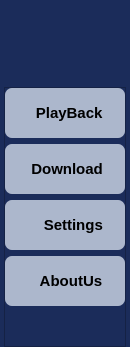
        <widget class="QFrame" name="toggle_frame">
         <property name="minimumSize">
          <size>
           <width>130</width>
           <height>0</height>
          </size>
         </property>
         <property name="maximumSize">
          <size>
           <width>130</width>
           <height>16777215</height>
          </size>
         </property>
         <property name="styleSheet">
          <string notr="true">QFrame{
	background: #1b2c5a;

}

</string>
         </property>
         <property name="frameShape">
          <enum>QFrame::Shape::NoFrame</enum>
         </property>
         <property name="frameShadow">
          <enum>QFrame::Shadow::Sunken</enum>
         </property>
         <property name="lineWidth">
          <number>3</number>
         </property>
         <layout class="QVBoxLayout" name="verticalLayout_36">
          <property name="spacing">
           <number>0</number>
          </property>
          <property name="leftMargin">
           <number>0</number>
          </property>
          <property name="topMargin">
           <number>87</number>
          </property>
          <property name="rightMargin">
           <number>0</number>
          </property>
          <property name="bottomMargin">
           <number>0</number>
          </property>
          <item alignment="Qt::AlignmentFlag::AlignHCenter">
           <widget class="QFrame" name="frame_7">
            <property name="minimumSize">
             <size>
              <width>0</width>
              <height>82</height>
             </size>
            </property>
            <property name="frameShape">
             <enum>QFrame::Shape::StyledPanel</enum>
            </property>
            <property name="frameShadow">
             <enum>QFrame::Shadow::Raised</enum>
            </property>
            <layout class="QVBoxLayout" name="verticalLayout_2">
             <property name="leftMargin">
              <number>0</number>
             </property>
             <property name="topMargin">
              <number>0</number>
             </property>
             <property name="rightMargin">
              <number>0</number>
             </property>
             <property name="bottomMargin">
              <number>0</number>
             </property>
             <item alignment="Qt::AlignmentFlag::AlignHCenter">
              <widget class="QPushButton" name="btn_side_playback">
               <property name="minimumSize">
                <size>
                 <width>120</width>
                 <height>50</height>
                </size>
               </property>
               <property name="maximumSize">
                <size>
                 <width>120</width>
                 <height>50</height>
                </size>
               </property>
               <property name="cursor">
                <cursorShape>PointingHandCursor</cursorShape>
               </property>
               <property name="toolTip">
                <string>Live View</string>
               </property>
               <property name="styleSheet">
                <string notr="true">QPushButton{
	color: black;
	background-color:#acb7cc;
	padding: 5px;
	font-size: 11pt;
	font-weight: bold;
	border-radius:7px;
}

QPushButton:hover{
	background: #a3a3a3;
}

QPushButton:disabled {
    color: #8D8D8D;
}

QPushButton:pressed {
	background: rgb(0, 0, 0);
}</string>
               </property>
               <property name="text">
                <string>  PlayBack</string>
               </property>
               <property name="icon">
                <iconset resource="../assets.qrc">
                 <normaloff>:/icons/icons/icons8-playback-24.png</normaloff>:/icons/icons/icons8-playback-24.png</iconset>
               </property>
               <property name="iconSize">
                <size>
                 <width>51</width>
                 <height>51</height>
                </size>
               </property>
              </widget>
             </item>
             <item alignment="Qt::AlignmentFlag::AlignHCenter">
              <widget class="QPushButton" name="btn_side_download">
               <property name="minimumSize">
                <size>
                 <width>120</width>
                 <height>50</height>
                </size>
               </property>
               <property name="maximumSize">
                <size>
                 <width>120</width>
                 <height>50</height>
                </size>
               </property>
               <property name="cursor">
                <cursorShape>PointingHandCursor</cursorShape>
               </property>
               <property name="toolTip">
                <string>Report</string>
               </property>
               <property name="styleSheet">
                <string notr="true">QPushButton{
	color: black;
	background-color:#acb7cc;
	padding: 5px;
	font-size: 11pt;
	font-weight: bold;
	border-radius:7px;
}

QPushButton:hover{
	background: #a3a3a3;
}

QPushButton:disabled {
    color: #8D8D8D;
}

QPushButton:pressed {
	background: rgb(0, 0, 0);
}</string>
               </property>
               <property name="text">
                <string> Download</string>
               </property>
               <property name="icon">
                <iconset resource="../assets.qrc">
                 <normaloff>:/icons/icons/icons8-file-download-50.png</normaloff>:/icons/icons/icons8-file-download-50.png</iconset>
               </property>
               <property name="iconSize">
                <size>
                 <width>23</width>
                 <height>22</height>
                </size>
               </property>
              </widget>
             </item>
             <item alignment="Qt::AlignmentFlag::AlignHCenter">
              <widget class="QPushButton" name="btn_side_settings">
               <property name="minimumSize">
                <size>
                 <width>120</width>
                 <height>50</height>
                </size>
               </property>
               <property name="maximumSize">
                <size>
                 <width>120</width>
                 <height>50</height>
                </size>
               </property>
               <property name="cursor">
                <cursorShape>PointingHandCursor</cursorShape>
               </property>
               <property name="toolTip">
                <string>Defect Parameters</string>
               </property>
               <property name="styleSheet">
                <string notr="true">QPushButton{
	color: black;
	background-color:#acb7cc;
	padding: 5px;
	font-size: 11pt;
	font-weight: bold;
	border-radius:7px;
}

QPushButton:hover{
	background: #a3a3a3;
}

QPushButton:disabled {
    color: #8D8D8D;
}

QPushButton:pressed {
	background: rgb(0, 0, 0);
}</string>
               </property>
               <property name="text">
                <string>    Settings</string>
               </property>
               <property name="icon">
                <iconset resource="../assets.qrc">
                 <normaloff>:/icons/icons/icons8-settings-80.png</normaloff>:/icons/icons/icons8-settings-80.png</iconset>
               </property>
               <property name="iconSize">
                <size>
                 <width>22</width>
                 <height>22</height>
                </size>
               </property>
              </widget>
             </item>
             <item alignment="Qt::AlignmentFlag::AlignHCenter">
              <widget class="QPushButton" name="btn_side_aboutus">
               <property name="minimumSize">
                <size>
                 <width>120</width>
                 <height>50</height>
                </size>
               </property>
               <property name="maximumSize">
                <size>
                 <width>120</width>
                 <height>50</height>
                </size>
               </property>
               <property name="cursor">
                <cursorShape>PointingHandCursor</cursorShape>
               </property>
               <property name="toolTip">
                <string>Setting</string>
               </property>
               <property name="styleSheet">
                <string notr="true">QPushButton{
	color: black;
	background-color:#acb7cc;
	padding: 5px;
	font-size: 11pt;
	font-weight: bold;
	border-radius:7px;
}

QPushButton:hover{
	background: #a3a3a3;
}

QPushButton:disabled {
    color: #8D8D8D;
}

QPushButton:pressed {
	background: rgb(0, 0, 0);
}</string>
               </property>
               <property name="text">
                <string>   AboutUs</string>
               </property>
               <property name="icon">
                <iconset resource="../assets.qrc">
                 <normaloff>:/icons/icons/icons8-company-50.png</normaloff>:/icons/icons/icons8-company-50.png</iconset>
               </property>
               <property name="iconSize">
                <size>
                 <width>27</width>
                 <height>51</height>
                </size>
               </property>
              </widget>
             </item>
             <item>
              <spacer name="verticalSpacer_4">
               <property name="orientation">
                <enum>Qt::Orientation::Vertical</enum>
               </property>
               <property name="sizeHint" stdset="0">
                <size>
                 <width>20</width>
                 <height>40</height>
                </size>
               </property>
              </spacer>
             </item>
            </layout>
           </widget>
          </item>
         </layout>
        </widget>
